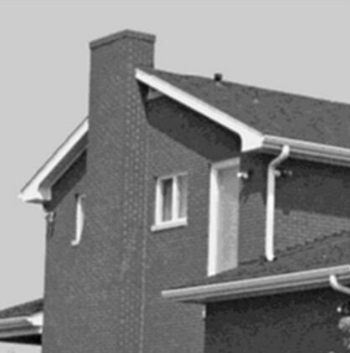
#> input picture Hough/house.png, 350 x 353 px
$ python main.py   (older library calls are emulated)
#> lines starting #> are read from the running program, lines starting #| are printed output that depends on the picture; after the words box and inside, x2 and y2 are one past the last pixel; in counts of white or black regions, pixels touching at a corner belong together
import cv2
import numpy as np
import matplotlib.pyplot as plt
import math

img = cv2.imread('house.png')
#> img is the input picture: shape (353, 350, 3); min 2, max 253, mean 136.3
########## Begin ##########
# 1.彩色图像->灰度图
gray = cv2.cvtColor(img, cv2.COLOR_BGR2GRAY)
out = img.copy()


def Canny(gray):
    # Gaussian filter for grayscale
    def gaussian_filter(img, K_size=3, sigma=1.3):

        if len(img.shape) == 3:
            H, W, C = img.shape
            gray = False
        else:
            img = np.expand_dims(img, axis=-1)
            H, W, C = img.shape
            gray = True

        ## Zero padding
        pad = K_size // 2
        out = np.zeros([H + pad * 2, W + pad * 2, C], dtype=np.float)
        out[pad: pad + H, pad: pad + W] = img.copy().astype(np.float)

        ## prepare Kernel
        K = np.zeros((K_size, K_size), dtype=np.float)
        for x in range(-pad, -pad + K_size):
            for y in range(-pad, -pad + K_size):
                K[y + pad, x + pad] = np.exp(- (x ** 2 + y ** 2) / (2 * sigma * sigma))
        # K /= (sigma * np.sqrt(2 * np.pi))
        K /= (2 * np.pi * sigma * sigma)
        K /= K.sum()

        tmp = out.copy()

        # filtering
        for y in range(H):
            for x in range(W):
                for c in range(C):
                    out[pad + y, pad + x, c] = np.sum(K * tmp[y: y + K_size, x: x + K_size, c])

        out = np.clip(out, 0, 255)
        out = out[pad: pad + H, pad: pad + W]
        out = out.astype(np.uint8)

        if gray:
            out = out[..., 0]

        return out

    # sobel filter
    def sobel_filter(img, K_size=3):
        if len(img.shape) == 3:
            H, W, C = img.shape
        else:
            H, W = img.shape

        # Zero padding
        pad = K_size // 2
        out = np.zeros((H + pad * 2, W + pad * 2), dtype=np.float)
        out[pad: pad + H, pad: pad + W] = img.copy().astype(np.float)
        tmp = out.copy()

        out_v = out.copy()
        out_h = out.copy()

        ## Sobel vertical
        Kv = [[1., 2., 1.], [0., 0., 0.], [-1., -2., -1.]]
        ## Sobel horizontal
        Kh = [[1., 0., -1.], [2., 0., -2.], [1., 0., -1.]]

        # filtering
        for y in range(H):
            for x in range(W):
                out_v[pad + y, pad + x] = np.sum(Kv * (tmp[y: y + K_size, x: x + K_size]))
                out_h[pad + y, pad + x] = np.sum(Kh * (tmp[y: y + K_size, x: x + K_size]))

        out_v = np.clip(out_v, 0, 255)
        out_h = np.clip(out_h, 0, 255)

        out_v = out_v[pad: pad + H, pad: pad + W]
        out_v = out_v.astype(np.uint8)
        out_h = out_h[pad: pad + H, pad: pad + W]
        out_h = out_h.astype(np.uint8)

        return out_v, out_h

    def get_edge_angle(fx, fy):
        # get edge strength
        edge = np.sqrt(np.power(fx.astype(np.float32), 2) + np.power(fy.astype(np.float32), 2))
        edge = np.clip(edge, 0, 255)

        fx = np.maximum(fx, 1e-10)
        # fx[np.abs(fx) <= 1e-5] = 1e-5

        # get edge angle
        angle = np.arctan(fy / fx)

        return edge, angle

    def angle_quantization(angle):
        angle = angle / np.pi * 180
        angle[angle < -22.5] = 180 + angle[angle < -22.5]
        _angle = np.zeros_like(angle, dtype=np.uint8)
        _angle[np.where(angle <= 22.5)] = 0
        _angle[np.where((angle > 22.5) & (angle <= 67.5))] = 45
        _angle[np.where((angle > 67.5) & (angle <= 112.5))] = 90
        _angle[np.where((angle > 112.5) & (angle <= 157.5))] = 135

        return _angle

    def non_maximum_suppression(angle, edge):
        H, W = angle.shape
        _edge = edge.copy()

        for y in range(H):
            for x in range(W):
                if angle[y, x] == 0:
                    dx1, dy1, dx2, dy2 = -1, 0, 1, 0
                elif angle[y, x] == 45:
                    dx1, dy1, dx2, dy2 = -1, 1, 1, -1
                elif angle[y, x] == 90:
                    dx1, dy1, dx2, dy2 = 0, -1, 0, 1
                elif angle[y, x] == 135:
                    dx1, dy1, dx2, dy2 = -1, -1, 1, 1
                if x == 0:
                    dx1 = max(dx1, 0)
                    dx2 = max(dx2, 0)
                if x == W - 1:
                    dx1 = min(dx1, 0)
                    dx2 = min(dx2, 0)
                if y == 0:
                    dy1 = max(dy1, 0)
                    dy2 = max(dy2, 0)
                if y == H - 1:
                    dy1 = min(dy1, 0)
                    dy2 = min(dy2, 0)
                if max(max(edge[y, x], edge[y + dy1, x + dx1]), edge[y + dy2, x + dx2]) != edge[y, x]:
                    _edge[y, x] = 0

        return _edge

    def hysterisis(edge, HT=100, LT=30):
        H, W = edge.shape

        # Histeresis threshold
        edge[edge >= HT] = 255
        edge[edge <= LT] = 0

        _edge = np.zeros((H + 2, W + 2), dtype=np.float32)
        _edge[1: H + 1, 1: W + 1] = edge

        ## 8 - Nearest neighbor
        nn = np.array(((1., 1., 1.), (1., 0., 1.), (1., 1., 1.)), dtype=np.float32)

        for y in range(1, H + 2):
            for x in range(1, W + 2):
                if _edge[y, x] < LT or _edge[y, x] > HT:
                    continue
                if np.max(_edge[y - 1:y + 2, x - 1:x + 2] * nn) >= HT:
                    _edge[y, x] = 255
                else:
                    _edge[y, x] = 0

        edge = _edge[1:H + 1, 1:W + 1]

        return edge

    # gaussian filtering
    gaussian = gaussian_filter(gray, K_size=5, sigma=1.4)

    # sobel filtering
    fy, fx = sobel_filter(gaussian, K_size=3)
#> after the loop in sobel_filter, `for y in range(H):`:
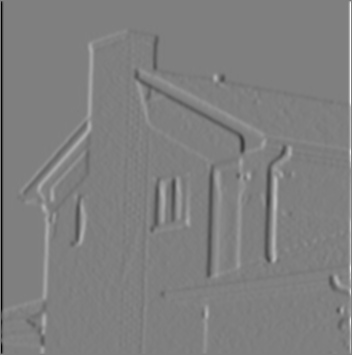
#> out_h: shape (355, 352) float64; min -728, max 728, mean 0.5; drawn with min black and max white
#> after the loop in sobel_filter, `for y in range(H):`:
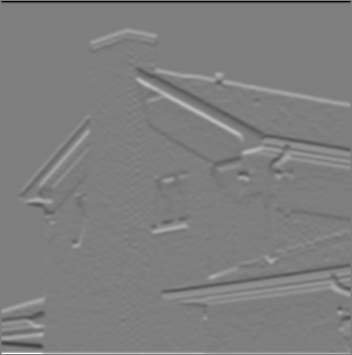
#> out_v: shape (355, 352) float64; min -724, max 731, mean 0.8; drawn with min black and max white

    # get edge strength, angle
    edge, angle = get_edge_angle(fx, fy)

    # angle quantization
    angle = angle_quantization(angle)

    # non maximum suppression
    edge = non_maximum_suppression(angle, edge)

    # hysterisis threshold
    out = hysterisis(edge, 100, 30)

    return out


# 2.边缘检测+二值化
edge = Canny(gray)
#> in Canny, `angle = angle_quantization(angle)`:
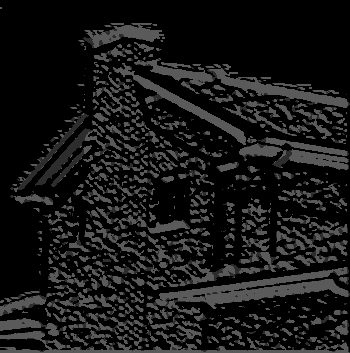
#> angle: shape (353, 350); min 0, max 90, mean 22.9
#> in hysterisis, `edge[edge >= HT] = 255`: edge: shape (353, 350) float32; min 0, max 255, mean 8.5
#> in hysterisis, `edge[edge <= LT] = 0`: edge: shape (353, 350) float32; min 0, max 255, mean 7.5
#> after the loop in hysterisis, `for y in range(1, H + 2):`:
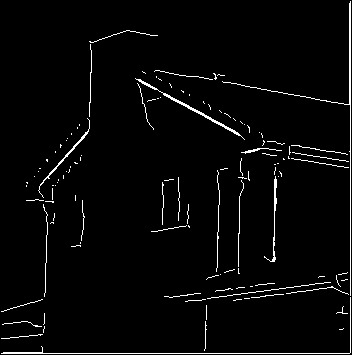
#> _edge: shape (355, 352) float32; 2.9% white in thin lines or dots
#> in hysterisis, `edge = _edge[1:H + 1, 1:W + 1]`: edge: shape (353, 350) float32; 2.9% white in thin lines or dots
edge[0:10, 0:edge.shape[1]] = 0
#> edge: shape (353, 350) float32; 2.9% white in thin lines or dots
edge[edge.shape[0]-10:edge.shape[0], 0:edge.shape[1]] = 0
edge[0:edge.shape[0], 0:10] = 0
#> edge: shape (353, 350) float32; 2.5% white in thin lines or dots
edge[0:edge.shape[0], edge.shape[1]-10:edge.shape[1]] = 0
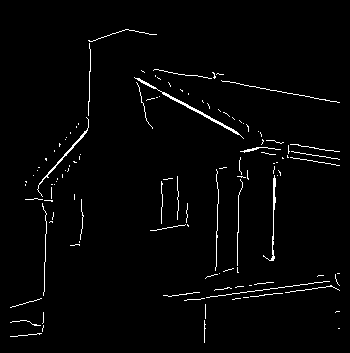
#> edge: shape (353, 350) float32; 2.1% white in thin lines or dots, all inside (x1, y1, x2, y2) = (10, 29, 340, 343)
ind = np.where(edge == 255)
#> ind = 2614 positions, rows 29 to 342, columns 10 to 339


# 3.voting
# get rho max length
H, W = gray.shape
#> H = 353; W = 350
rho_max = np.ceil(np.sqrt(H ** 2 + W ** 2)).astype(np.int)
#> rho_max = 498
# hough table
hough = np.zeros((rho_max, 180), dtype=np.int)
## hough transformation
# zip函数返回元组
dtheta = 1
for y, x in zip(ind[0], ind[1]):
    for theta in range(0, 180, dtheta):
        # get polar coordinat4s
        t = np.pi / 180 * theta
        rho = int(x * np.cos(t) + y * np.sin(t))

        # vote
        hough[rho, theta] += 1
#> this loop made 2614 passes
#> (y, x) on passes 1 to 3: (29, 125), (29, 126), (29, 127)
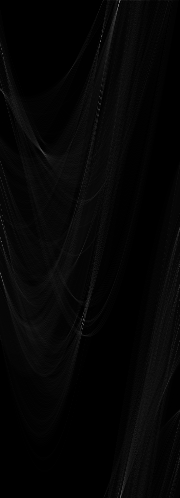
#> hough: shape (498, 180) int64; min 0, max 121, mean 5.2
hough = hough.astype(np.uint8)

# 4.non maximum suppression
rho_max, _ = hough.shape
for y in range(rho_max):
    for x in range(180):
        # get 8 nearest neighbor
        x1 = max(x - 1, 0)
        x2 = min(x + 2, 180)
        y1 = max(y - 1, 0)
        y2 = min(y + 2, rho_max - 1)
        if np.max(hough[y1:y2, x1:x2]) == hough[y, x] and hough[y, x] != 0:
            pass
        else:
            hough[y, x] = 0

# 5.inverse hough
rho_max, _ = hough.shape
out = img.copy()
# get x, y index of hough table
# np.ravel 将多维数组降为1维
# argsort  将数组元素从小到大排序，返回索引
# [::-1]   反序->从大到小
# [:15]    前15个
ind_x = np.argsort(hough.ravel())[::-1][:15]
#> ind_x = [299, 1018, 7480, 58222, 43381, 1737, 89400, 1557, 49681, 49140, 50402, 6581, 57503, 40322, 9542]
ind_y = ind_x.copy()
#> ind_y has the same summary as ind_x
thetas = ind_x % 180
#> thetas = [119, 118, 100, 82, 1, 117, 120, 117, 1, 0, 2, 101, 83, 2, 2]
rhos = ind_y // 180
#> rhos = [1, 5, 41, 323, 241, 9, 496, 8, 276, 273, 280, 36, 319, 224, 53]

# each theta and rho
H, W, _ = img.shape
for theta, rho in zip(thetas, rhos):
    # theta[radian] -> angle[degree]
    t = np.pi / 180. * theta
    # hough -> (x,y)
    for x in range(W):
        if np.sin(t) != 0:
            y = - (np.cos(t) / np.sin(t)) * x + (rho) / np.sin(t)
            y = int(y)
            if y >= H or y < 0:
                continue
            out[y, x] = [0, 0, 255]
    for y in range(H):
        if np.cos(t) != 0:
            x = - (np.sin(t) / np.cos(t)) * y + (rho) / np.cos(t)
            x = int(x)
            if x >= W or x < 0:
                continue
            out[y, x] = [0, 0, 255]
#> this loop made 15 passes
#> (theta, rho, t) on passes 1 to 12: (119, 1, 2.08), (118, 5, 2.06), (100, 41, 1.75), (82, 323, 1.43), (1, 241, 0.0175), (117, 9, 2.04), (120, 496, 2.09), (117, 8, 2.04), (1, 276, 0.0175), (0, 273, 0), (2, 280, 0.0349), (101, 36, 1.76)
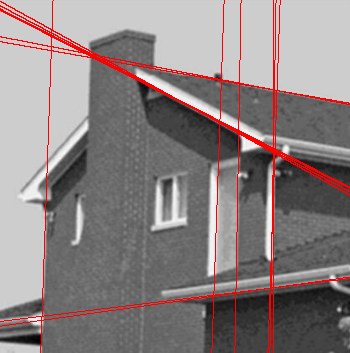
#> out: shape (353, 350, 3); 4.04% of pixels changed, all inside (x1, y1, x2, y2) = (0, 0, 350, 353)
out = out.astype(np.uint8)

# 5.result
plt.imshow(out)
plt.title("HoughLines")
plt.show()

########## End ##########
cv2.imwrite('out.png', out)

$ run again, with Hough/target.png copied over Hough/house.png
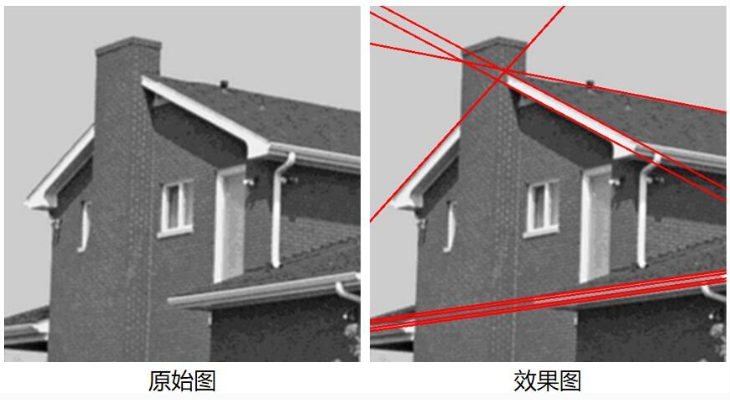
#> input picture Hough/target.png, 730 x 400 px
#> img is the input picture: shape (400, 730, 3); mean B, G, R 148.1, 148.1, 153.1
#> after the loop in hysterisis, `for y in range(1, H + 2):`:
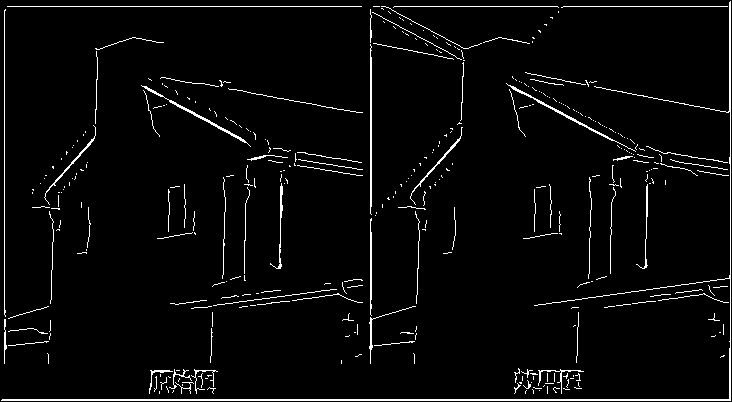
#> _edge: shape (402, 732) float32; 3.6% white in thin lines or dots
#> ind = 7217 positions, rows 10 to 389, columns 10 to 719
#> the loop `for y, x in zip(ind[0], ind[1]):` made 7217 passes
#> (y, x) on passes 1 to 3: (10, 369), (10, 387), (10, 393)
#> ind_x = [144821, 120538, 67582, 120, 122337, 8380, 839, 1558, 66781, 84059, 67321, 2277, 84599, 84419, 9459]
#> ind_y has the same summary as ind_x
#> thetas = [101, 118, 82, 120, 117, 100, 119, 118, 1, 179, 1, 117, 179, 179, 99]
#> rhos = [804, 669, 375, 0, 679, 46, 4, 8, 371, 466, 374, 12, 469, 468, 52]
#> the loop `for theta, rho in zip(thetas, rhos):` made 15 passes
#> (theta, rho, t) on passes 1 to 8: (101, 804, 1.76), (118, 669, 2.06), (82, 375, 1.43), (120, 0, 2.09), (117, 679, 2.04), (100, 46, 1.75), (119, 4, 2.08), (118, 8, 2.06)
#> after the loop `for theta, rho in zip(thetas, rhos):`:
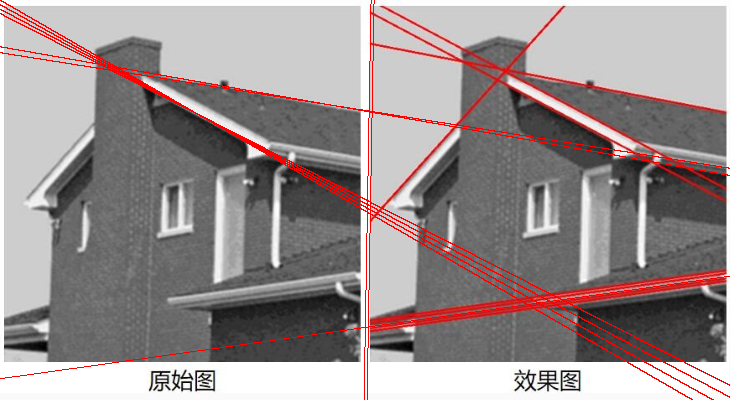
#> out: shape (400, 730, 3); 2.47% of pixels changed, all inside (x1, y1, x2, y2) = (0, 0, 730, 400)
